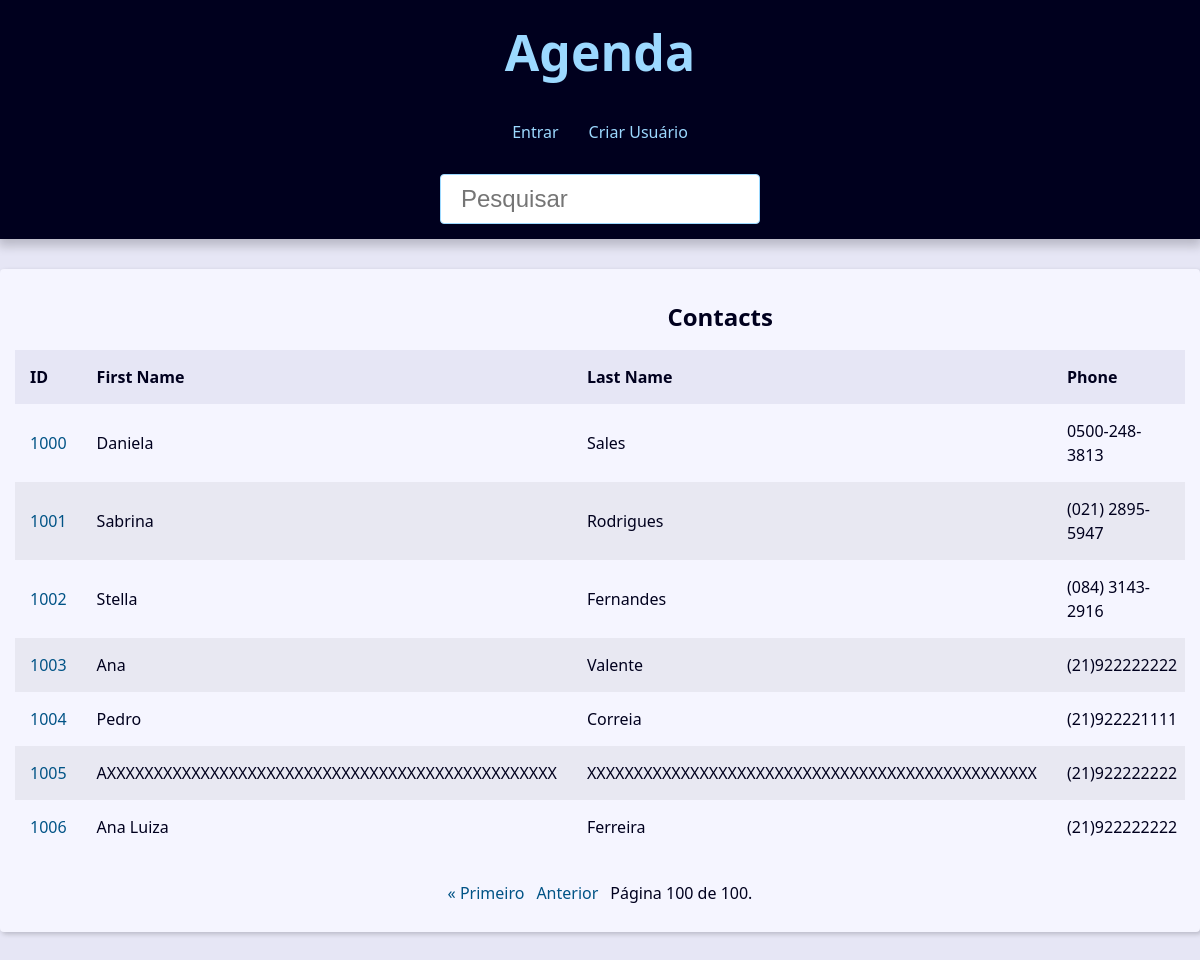
The app's page /?page=100&q=, older data.
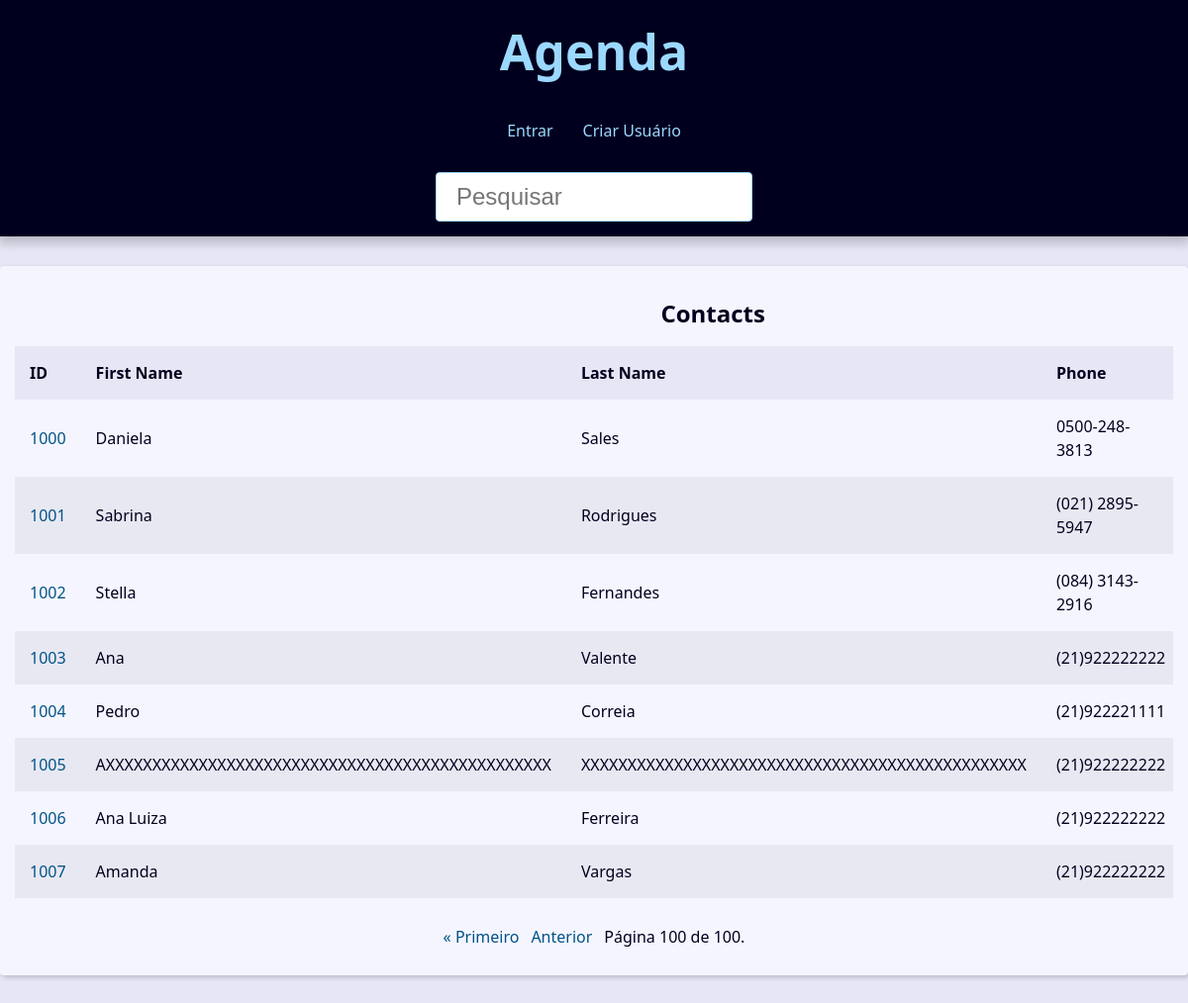
The same page, newer data.
### contact/models.py (models this page shows, shortened)
class Contact(models.Model):
    class Meta:
        verbose_name='Contact'
        verbose_name_plural='Contacts'
    first_name = models.CharField(max_length=50)
    last_name = models.CharField(max_length=50)
    phone = models.CharField(max_length=50)
    email = models.EmailField(max_length=254)
    created_date = models.DateTimeField(default=timezone.now)
    description = models.TextField(blank=True)
    show = models.BooleanField(default=True)
    picture = models.ImageField(blank=True, upload_to='pictures/%Y/%m/')
    category = models.ForeignKey(
        Category,
        on_delete=models.SET_NULL,
        blank=True,
        null=True
    )
    owner = models.ForeignKey(
        User,
        on_delete=models.SET_NULL,
        blank=True,
        null=True
    )

### contact/views/contact_views.py (the view)
# urls.py: path('', views.index, name="index"),
def index(request):
    contacts = Contact.objects.filter(show=True)
    paginator = Paginator(contacts, 10)
    page_number = request.GET.get("page")
    page_obj = paginator.get_page(page_number)
    context = {
        'page_obj': page_obj,
        'site_title': 'Contatos - ',
    }
    return render(request, 'contact/index.html', context)

### contact/templates/contact/index.html (shortened to what this page needs)
{% extends 'global/base.html' %}
{% block content %}
{% if page_obj %}
    <div class="responsive-table">
        <table class="contacts-table">
            <caption class="table-caption">
                Contacts
            </caption>
            <thead>
                <tr class="table-row table-row-header">
                    <th class="table-header">ID</th>
                    <th class="table-header">First Name</th>
                    <th class="table-header">Last Name</th>
                    <th class="table-header">Phone</th>
                </tr>
            </thead>
            <tbody>
                {% for c in page_obj %}
                    <tr class="table-row">
                        <td class="table-cel">
                            <a href="{% url 'contact:contact' c.id %}" class="table-link">
                                {{c.id}}
                            </a>
                        </td>
                        <td class="table-cel">{{c.first_name}}</td>
                        <td class="table-cel">{{c.last_name}}</td>
                        <td class="table-cel">{{c.phone}}</td>
                    </tr>
                {% endfor %}
            </tbody>
        </table>
    </div>
{% else %}
<div class="single-contact">
    <h1 class="single-contact-name">
        Nenhum contato encontrado
    </h1>
</div>
{% endif %}
{% endblock content %}

### base_templates/global/base.html (shortened to what this page needs)
<!DOCTYPE html>
<html lang="pt-BR">
<head>
    {% include 'global/partials/head.html' %}
</head>
<body>
    {% include 'global/partials/_header.html' %}
    <main class="content">
        {% block content %}{% endblock content %}
        {% include 'global/partials/_pagination.html' %}
    </main>
</body>
</html>

### base_templates/global/partials/head.html (shortened to what this page needs)
{% load static %}
<link rel="stylesheet" href="{% static 'global/css/style.css' %}">

### base_templates/global/partials/_header.html
<header class="header">
    <h1 class="header-heading">
        <a href="{% url 'contact:index' %}" class="header-link">
            Agenda
        </a>
    </h1>
    <nav class="menu">
        <ul class="menu-list">
            {% if user.is_authenticated %}
                <li class="menu-item">
                    <a href="{% url 'contact:create' %}" class="menu-link">
                        Criar Contato
                    </a>
                </li>
                <li class="menu-item">
                    <a href="{% url 'contact:user_update' %}" class="menu-link">
                        Perfil
                    </a>
                </li>
                <li class="menu-item">
                    <a href="{% url 'contact:logout' %}" class="menu-link">
                        Sair
                    </a>
                </li>
            {% else %}
                <li class="menu-item">
                    <a href="{% url 'contact:login' %}" class="menu-link">
                        Entrar
                    </a>
                </li>
                <li class="menu-item">
                    <a href="{% url 'contact:register' %}" class="menu-link">
                        Criar Usuário
                    </a>
                </li>
            {% endif %}
        </ul>
    </nav>
    <div class="search">
        <form action="{% url 'contact:search' %}" method="GET">
            <input
                type="search"
                class="search-input"
                placeholder="Pesquisar"
                id="search"
                name="q"
                value="{{ search_value }}"
            >
        </form>
    </div>
</header>

### base_templates/global/partials/_pagination.html (shortened to what this page needs)
{% if page_obj %}
    <div class="pagination">
        <span class="step-links">
            {% if page_obj.has_previous %}
                <a href="?page=1&q={{ request.GET.q.strip }}">&laquo; Primeiro</a>
                <a href="?page={{ page_obj.previous_page_number }}&q={{ request.GET.q.strip }}">Anterior</a>
            {% endif %}
            <span class="current">
                Página {{ page_obj.number }} de {{ page_obj.paginator.num_pages }}.
            </span>
        </span>
    </div>
{% endif %}

### base_static/global/css/style.css (style rules this page uses)
:root { --spacing: 1.5rem; --link-dark-color: rgb(0, 83, 134); --link-light-color: rgb(156, 217, 255); --clr-white: rgb(245, 245, 255); --clr-black: rgb(0, 0, 30); --clr-light-gray: rgb(230, 230, 245); --clr-dark-shadow-5: rgba(0, 0, 10, 5%); --clr-dark-shadow-10: rgba(0, 0, 10, 10%); --clr-dark-shadow-20: rgba(0, 0, 10, 20%); --clr-light-shadow-5: rgba(200, 200, 255, 5%); --clr-light-shadow-10: rgba(200, 200, 255, 10%); --clr-light-shadow-20: rgba(200, 200, 255, 20%); --main-page-width: 120rem; --table-min-width: 60rem; --biggest-font-size: 5rem; --bigger-font-size: 4rem; --big-font-size: 3.2rem; --medium-font-size: 2.4rem; --small-font-size: 1.6rem; --smaller-font-size: 1.4rem; --smallest-font-size: 1.2rem; --transition-fast: 300ms; --transition-medium: 600ms; --transition-slow: 1s; --default-border-radius: 4px; }
*, *::before, *::after { margin: 0; padding: 0; box-sizing: border-box; }
html { font-size: 62.5%; }
body { font-family: system-ui, -apple-system, BlinkMacSystemFont, 'Segoe UI', Roboto, Oxygen, Ubuntu, Cantarell, 'Open Sans', 'Helvetica Neue', sans-serif; line-height: 1.5; font-size: var(--small-font-size); color: var(--clr-black); -webkit-font-smoothing: antialiased; background: var(--clr-light-gray); }
.header { background: var(--clr-black); padding: var(--spacing); box-shadow: 0 5px 10px 2px var(--clr-dark-shadow-20); z-index: 1; position: relative; }
.header-heading { font-size: var(--biggest-font-size); text-align: center; }
.header-link { color: var(--link-light-color); text-decoration: none; transition: filter var(--transition-fast) ease-in-out; }
.menu { margin: var(--spacing); }
.menu-list { list-style: none; display: flex; justify-content: center; flex-flow: row wrap; }
.menu-link { display: block; padding: var(--spacing); color: var(--link-light-color); text-decoration: none; transition: background-color var(--transition-fast) ease-in-out; border-radius: var(--default-border-radius); }
.content { max-width: var(--main-page-width); margin: calc(var(--spacing) * 2) auto; padding: var(--spacing); background: var(--clr-white); box-shadow: 2px 2px 5px var(--clr-dark-shadow-20); border-radius: var(--default-border-radius); }
.responsive-table { width: 100%; overflow-x: auto; }
.contacts-table { width: 100%; min-width: var(--table-min-width); border-collapse: collapse; }
.table-caption { font-size: var(--medium-font-size); font-weight: bold; padding: var(--spacing); }
.table-row { text-align: left; text-overflow: ellipsis; transition: background-color var(--transition-fast) ease-in-out; }
.table-row:nth-of-type(2n) { background: var(--clr-dark-shadow-5); }
.table-row-header { background: var(--clr-light-gray); color: var(--clr-black); }
.table-cel, .table-header { padding: var(--spacing); }
.table-link { color: var(--link-dark-color); transition: color var(--transition-fast) ease-in-out; text-decoration: none; }
.pagination { margin-top: var(--spacing); display: flex; justify-content: center; padding: calc(var(--spacing) * 0.8); font-size: var(--small-font-size); }
.pagination .step-links { display: flex; gap: calc(var(--spacing) * 0.8); }
.pagination .step-links a { color: var(--link-dark-color); transition: color var(--transition-fast) ease-in-out; text-decoration: none; display: block; }
.search { display: flex; justify-content: center; }
.search-input { font-size: var(--medium-font-size); padding: 1rem 2rem; width: 100%; max-width: 32rem; border-radius: var(--default-border-radius); border: 1px solid var(--link-light-color); }

Row changes from the older to the newer data that the page shows:
added Contact: id "1007", first_name "Amanda", last_name "Vargas", phone "(21)922222222"
